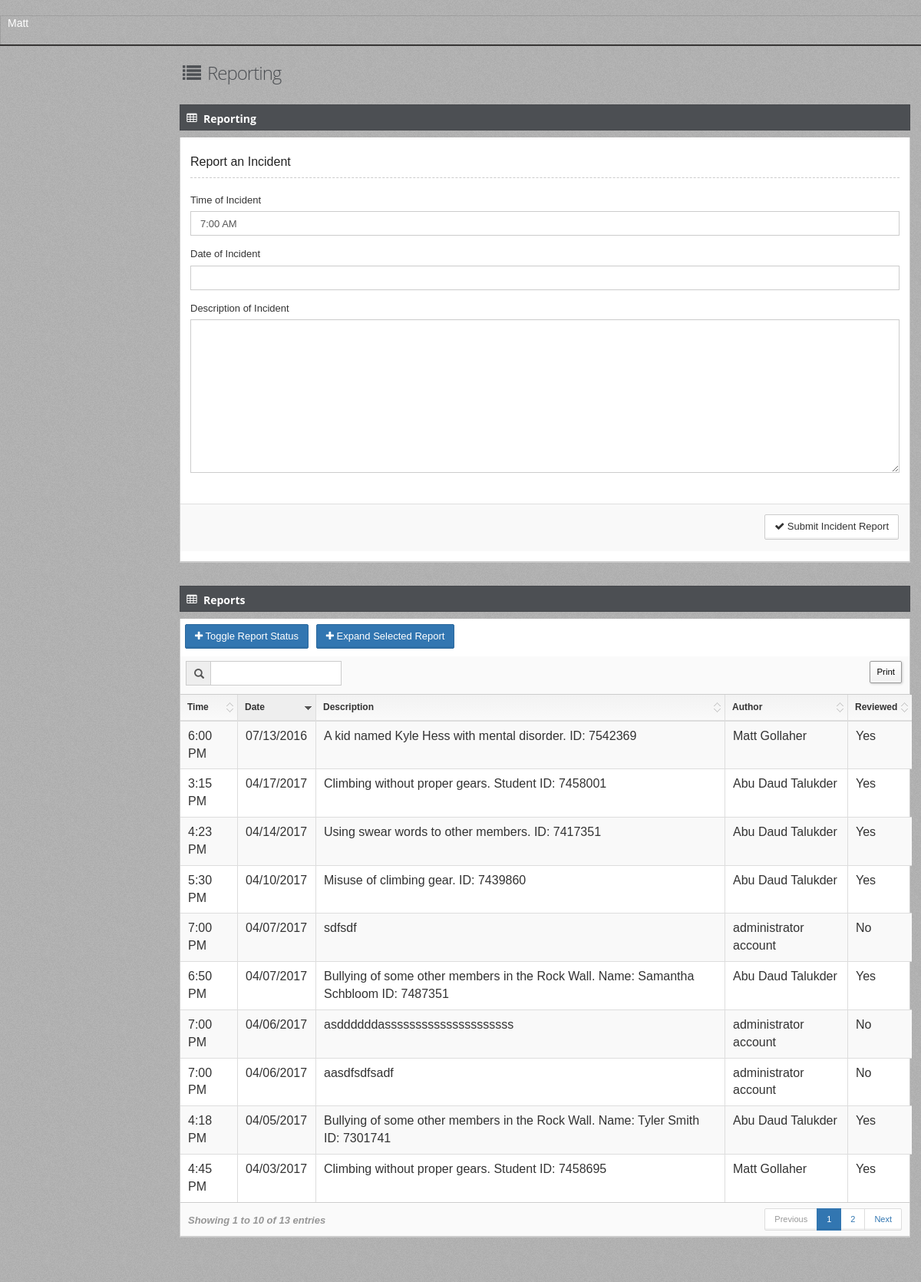
Screenshot of /reportingAdmin (signed in) with the database file from the repository.
### tables this page shows
CREATE TABLE "IncidentReport" (
	`Id`	INTEGER NOT NULL UNIQUE,
	`Time`	TEXT NOT NULL,
	`Date`	TEXT NOT NULL,
	`Description`	TEXT NOT NULL,
	`Author`	TEXT NOT NULL,
	`IsReviewed`	TEXT NOT NULL,
	PRIMARY KEY(`Id`)
);

### app.py (the view)
@app.route('/reportingAdmin')
def reportingAdmin():
    return reportingModule.reportingAdmin()

### databaseFunctions.py (called while the page is built)
def getAllIncidentReportIds():
    with engine.connect() as connection:
        sqlText = text("SELECT Id FROM IncidentReport ORDER by date(Date), time(Time), Id DESC")
        result = engine.execute(sqlText)
        ids = []
        for row in result:
            ids.append(row[0])
        if not ids:
            return None
        else:
            return ids

def getAllIncidentReportTimes():
    with engine.connect() as connection:
        sqlText = text("SELECT Time FROM IncidentReport ORDER by date(Date), time(Time), Id DESC")
        result = engine.execute(sqlText)
        times = []
        for row in result:
            times.append(row[0])
        if not times:
            return None
        else:
            return times

def getAllIncidentReportDates():
    with engine.connect() as connection:
        sqlText = text("SELECT Date FROM IncidentReport ORDER by date(Date), time(Time), Id DESC")
        result = engine.execute(sqlText)
        dates = []
        for row in result:
            dates.append(row[0])
        if not dates:
            return None
        else:
            return dates

def getAllIncidentReportDescriptions():
    with engine.connect() as connection:
        sqlText = text("SELECT Description FROM IncidentReport ORDER by date(Date), time(Time), Id DESC")
        result = engine.execute(sqlText)
        descriptions = []
        for row in result:
            descriptions.append(row[0])
        if not descriptions:
            return None
        else:
            return descriptions

def getAllIncidentReportAuthors():
    with engine.connect() as connection:
        sqlText = text("SELECT Author FROM IncidentReport ORDER by date(Date), time(Time), Id DESC")
        result = engine.execute(sqlText)
        authors = []
        for row in result:
            authors.append(row[0])
        if not authors:
            return None
        else:
            return authors

def getAllIncidentReportIsRevieweds():
    with engine.connect() as connection:
        sqlText = text("SELECT IsReviewed FROM IncidentReport ORDER by date(Date), time(Time), Id DESC")
        result = engine.execute(sqlText)
        isRevieweds = []
        for row in result:
            isRevieweds.append(row[0])
        if not isRevieweds:
            return None
        else:
            return isRevieweds

### templates/reportingManager.html (shortened to what this page needs)
﻿{% extends "layout.html" %}
{%block body %}
<div id="main" role="main">
    <div id="content">
        <div class="row">
            <div class="col-xs-12 col-sm-7 col-md-7 col-lg-4">
                <h1 class="page-title txt-color-blueDark">
                    <i class="fa-fw fa fa-list"></i>
                    Reporting
                </h1>
            </div>
        </div>
        <section id="widget-grid" class="">
            <div class="row">
                <article class="col-xs-12 col-sm-12 col-md-12 col-lg-12">
                    <div class="jarviswidget jarviswidget-color-blueDark" id="wid-id-1" data-widget-editbutton="false" data-widget-colorbutton="false">
                        <header style="padding-top:10px">
                            <span class="widget-icon"> <i class="fa fa-table"></i> </span>
                            <h2 style="line-height:15px"><strong>Reporting</strong></h2>
                        </header>
                        <div>
                            <div class="widget-body">
                                <form id="reportForm" method="post" action="addIncidentRoute">
                                    <fieldset>
                                        <legend>
                                            Report an Incident
                                        </legend>
                                        <div class="form-group">
                                            <div>
                                                <label class="control-label">Time of Incident</label>
                                                <input type="text" name="incidentTime" id="incidentTime" placeholder="Time" class="form-control timepicker" required />
                                            </div>
                                        </div>
                                    </fieldset>
                                    <fieldset>
                                        <div class="form-group">
                                            <div>
                                                <label class="control-label">Date of Incident</label>
                                                <input type="text" name="incidentDate" id="incidentDate" placeholder="Date" class="form-control datepicker" required />
                                            </div>
                                        </div>
                                    </fieldset>
                                    <fieldset>
                                        <div class="form-group">
                                            <label class="control-label">Description of Incident </label>
                                            <textarea class="form-control" name="incidentDescription" rows="10" placeholder="Description the Incident" required></textarea>
                                        </div>
                                    </fieldset>
                                    <div class="form-actions">
                                        <div class="row">
                                            <div class="col-md-12">
                                                <button class="btn btn-default" type="submit">
                                                    <i class="fa fa-check"></i>
                                                    Submit Incident Report
                                                </button>
                                            </div>
                                        </div>
                                    </div>
                                </form>
                            </div>
                        </div>
                    </div>
                    <div class="jarviswidget jarviswidget-color-blueDark" id="wid-id-2" data-widget-editbutton="false" data-widget-colorbutton="false">
                        <header style="padding-top:10px">
                            <span class="widget-icon"> <i class="fa fa-table"></i> </span>
                            <h2 style="line-height:15px"><strong>Reports</strong></h2>
                        </header>
                        <div>
                            <div class="widget-body no-padding">
                                <div style="padding-bottom:10px; padding-right: 5px; padding-top: 7px;">
                                    <button class="btn btn-primary" id="toggleReviewReport" style="margin-left:6px;">
                                        <i class="fa fa-plus"></i> <span class="hidden-mobile">Toggle Report Status</span>
                                    </button>
                                    <button class="btn btn-primary" id="viewReport" style="margin-left:6px;" data-toggle="modal" data-target="#viewReportModal">
                                        <i class="fa fa-plus"></i> <span class="hidden-mobile">Expand Selected Report</span>
                                    </button>
                                </div>
                                <table id="datatable" class="table table-striped table-bordered table-hover">
                                    <thead>
                                        <tr>
                                            <th>Time</th>
                                            <th data-hide="phone">Date</th>
                                            <th data-hide="phone,tablet">Description</th>
                                            <th data-hide="phone,tablet">Author</th>
                                            <th data-hide="phone,tablet">Reviewed</th>
                                        </tr>
                                    </thead>
                                    <tbody>
                                        {% for row in reportTable %}
                                        <tr id="tr">
                                            <td>{{ row['time'] }}</td>
                                            <td>{{ row['date'] }}</td>
                                            <td title="{{ row['description'] }}"> {{ row['description'] }}</td>
                                            <td>{{ row['author'] }}</td>
                                            <td>{{ row['isReviewed'] }}</td>
                                        </tr>
                                        {% endfor %}
                                    </tbody>
                                </table>
                            </div>
                        </div>
                    </div>
                </article>
            </div>
        </section>
    </div>
</div>
    {% endblock %}

### static/css/styles.css (style rules this page uses)
body { width:100%; height:100% }

### static/css/signature-pad.css (style rules this page uses)
body { font-family: Helvetica, Sans-Serif; -moz-user-select: none; -webkit-user-select: none; -ms-user-select: none; }

### rows the page displays
IncidentReport: time "7:00 PM", date "04/06/2017", description "asddddddasssssssssssssssssssss", author "administrator account", isReviewed "No"
IncidentReport: time "7:00 PM", date "04/06/2017", description "aasdfsdfsadf", author "administrator account", isReviewed "No"
IncidentReport: time "7:00 PM", date "04/07/2017", description "sdfsdf", author "administrator account", isReviewed "No"
IncidentReport: time "4:18 PM", date "04/05/2017", description "Bullying of some other members in the Rock Wall. Name: Tyler Smith ID: 7301741", author "Abu Daud Talukder", isReviewed "Yes"
IncidentReport: time "4:23 PM", date "04/14/2017", description "Using swear words to other members. ID: 7417351", author "Abu Daud Talukder", isReviewed "Yes"
IncidentReport: time "3:15 PM", date "04/17/2017", description "Climbing without proper gears. Student ID: 7458001", author "Abu Daud Talukder", isReviewed "Yes"
IncidentReport: time "6:50 PM", date "04/07/2017", description "Bullying of some other members in the Rock Wall. Name: Samantha Schbloom ID: 7487351", author "Abu Daud Talukder", isReviewed "Yes"
IncidentReport: time "4:45 PM", date "04/03/2017", description "Climbing without proper gears. Student ID: 7458695", author "Matt Gollaher", isReviewed "Yes"
IncidentReport: time "5:30 PM", date "04/10/2017", description "Misuse of climbing gear. ID: 7439860", author "Abu Daud Talukder", isReviewed "Yes"
IncidentReport: time "6:00 PM", date "07/13/2016", description "A kid named Kyle Hess with mental disorder. ID: 7542369", author "Matt Gollaher", isReviewed "Yes"

### other values shown
{{ session['currentUserFirstName'] }} "Matt"
